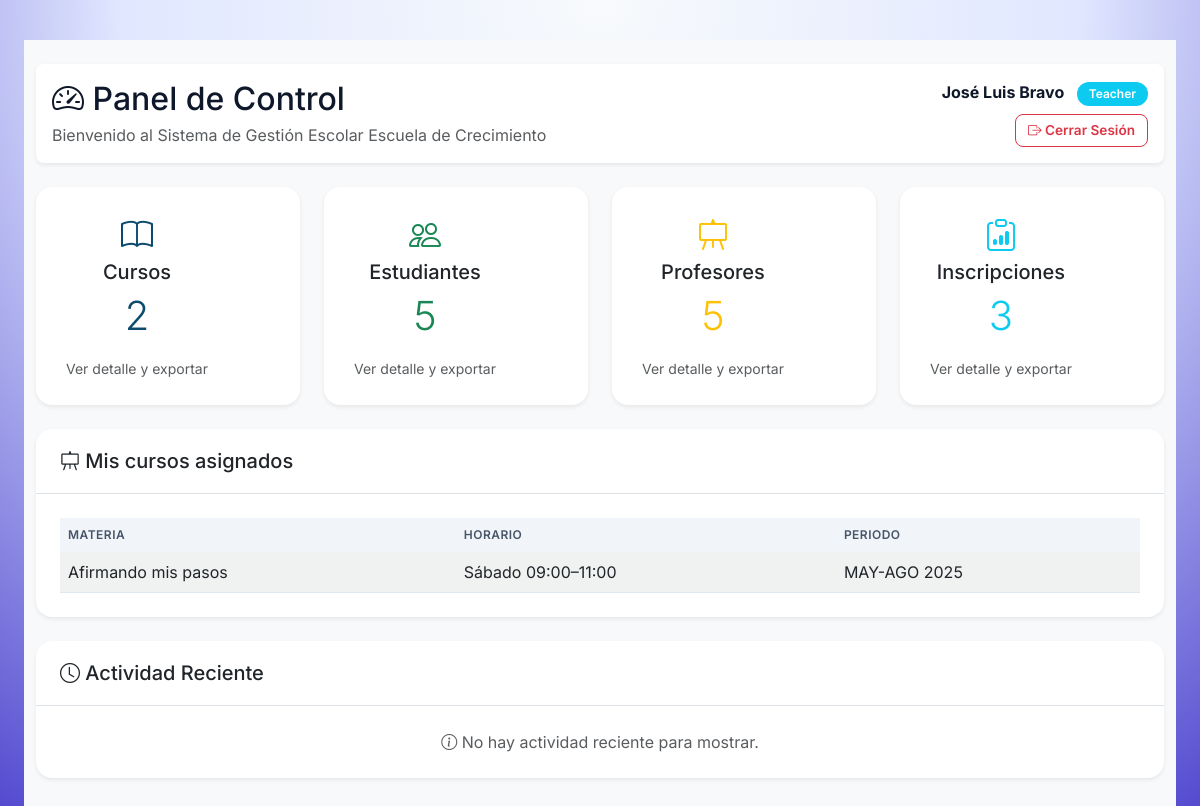
Before: /dashboard (signed in) with the older database file.
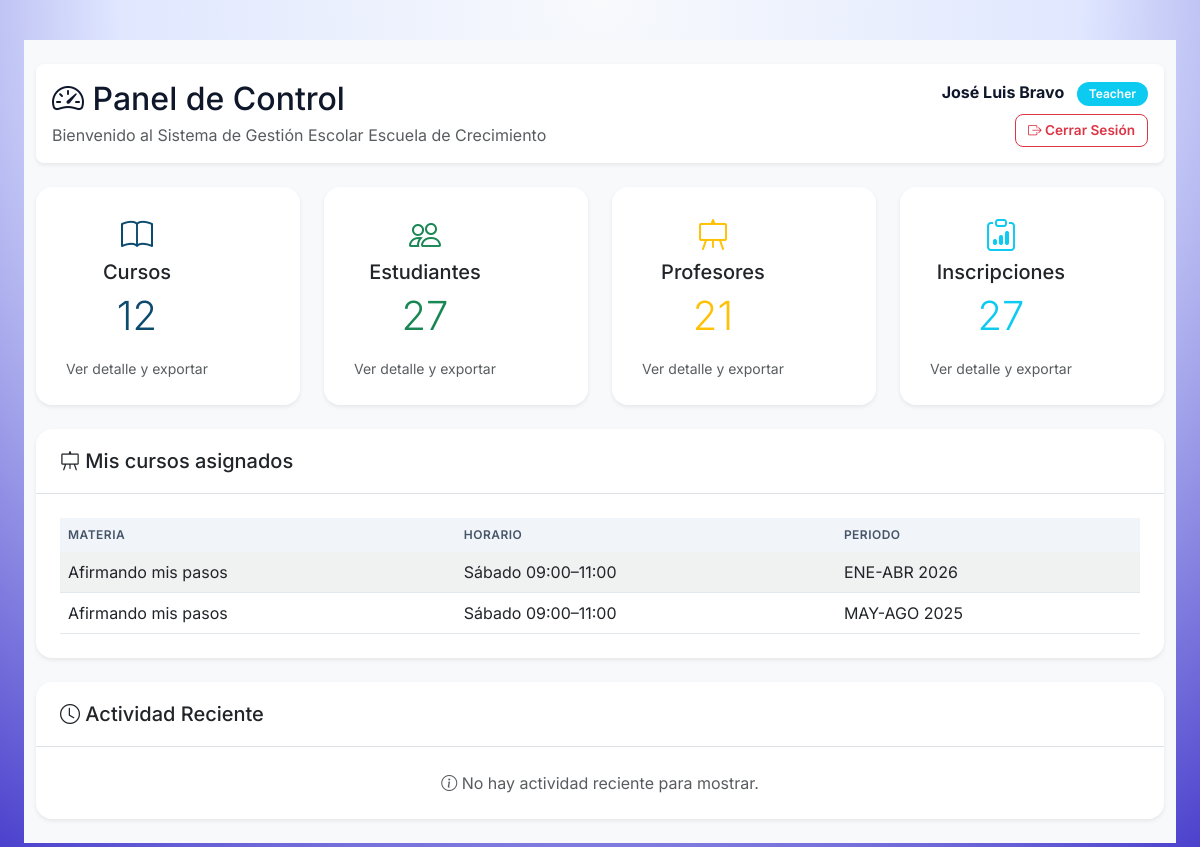
After: the same page with the newer database file.
### tables this page shows
CREATE TABLE `courses` (
  `id` int(10) UNSIGNED NOT NULL,
  `term_id` int(10) UNSIGNED NOT NULL,
  `subject_id` int(10) UNSIGNED NOT NULL,
  `group_name` varchar(80) NOT NULL,
  `schedule_label` varchar(120) NOT NULL,
  `modality` enum('zoom','presencial','mixto') NOT NULL DEFAULT 'zoom',
  `zoom_url` varchar(500) DEFAULT NULL,
  `pdf_path` varchar(255) DEFAULT NULL,
  `capacity` int(10) UNSIGNED NOT NULL DEFAULT '0',
  `status` enum('open','closed','archived') NOT NULL DEFAULT 'open',
  `created_at` timestamp NOT NULL DEFAULT CURRENT_TIMESTAMP,
  `updated_at` timestamp NOT NULL DEFAULT CURRENT_TIMESTAMP ON UPDATE CURRENT_TIMESTAMP
);

CREATE TABLE `subjects` (
  `id` int(10) UNSIGNED NOT NULL,
  `code` varchar(30) NOT NULL,
  `name` varchar(160) NOT NULL,
  `module_id` int(10) UNSIGNED DEFAULT NULL,
  `module` enum('I','II','III') DEFAULT NULL,
  `description` text,
  `is_active` tinyint(1) NOT NULL DEFAULT '1',
  `created_at` timestamp NOT NULL DEFAULT CURRENT_TIMESTAMP,
  `updated_at` timestamp NOT NULL DEFAULT CURRENT_TIMESTAMP ON UPDATE CURRENT_TIMESTAMP
);

CREATE TABLE `terms` (
  `id` int(10) UNSIGNED NOT NULL,
  `code` varchar(30) NOT NULL,
  `name` varchar(120) NOT NULL,
  `start_date` date DEFAULT NULL,
  `inscriptions_start` date NOT NULL,
  `inscriptions_end` date NOT NULL,
  `term_start` date NOT NULL,
  `term_end` date NOT NULL,
  `status` enum('draft','active','closed') NOT NULL DEFAULT 'draft',
  `created_at` timestamp NOT NULL DEFAULT CURRENT_TIMESTAMP,
  `updated_at` timestamp NOT NULL DEFAULT CURRENT_TIMESTAMP ON UPDATE CURRENT_TIMESTAMP,
  `enrollment_start` date DEFAULT NULL,
  `enrollment_end` date DEFAULT NULL
);

### public/index.php (the view, shortened to what the changed rows need)
<?php
$dbConfig = require __DIR__ . '/../config/database.php';
function getBasePath() {
    $requestUri = $_SERVER['REQUEST_URI'];
    if (strpos($requestUri, '/Control-Escolar/') !== false) {
        return '/Control-Escolar';
    }
    return '/Control-Escolar';
}
function getCurrentRoute() {
    $uri = $_SERVER['REQUEST_URI'];
    $path = parse_url($uri, PHP_URL_PATH);
    $basePath = getBasePath();
    if (strpos($path, $basePath . '/') === 0) {
        $path = substr($path, strlen($basePath . '/'));
    } elseif ($path === $basePath) {
        $path = '';
    }
    $segments = explode('/', trim($path, '/'));
    return [
        'path' => $path,
        'segments' => $segments,
        'action' => $segments[0] ?? 'index',
        'id' => $segments[1] ?? null,
        'base_path' => $basePath
    ];
}
function loadLayout($content, $title = 'Sistema Escuela de Crecimiento', $basePath = '/Control-Escolar') {
    ?>
    <!DOCTYPE html>
    <html lang="es">
    <head>
        <link href="https://cdn.jsdelivr.net/npm/bootstrap@5.3.0/dist/css/bootstrap.min.css" rel="stylesheet">
        <link href="https://cdn.jsdelivr.net/npm/bootstrap-icons@1.11.3/font/bootstrap-icons.css" rel="stylesheet">
        <link href="https://cdn.datatables.net/1.13.8/css/dataTables.bootstrap5.min.css" rel="stylesheet">
        <link href="https://cdn.datatables.net/buttons/2.4.2/css/buttons.bootstrap5.min.css" rel="stylesheet">
        <link href="<?php echo htmlspecialchars($basePath); ?>/assets/css/ui-premium.css" rel="stylesheet">
    </head>
    <body class="app-body">
        <div class="main-container auth-page">
            <?php echo $content; ?>
        </div>
    </body>
    </html>
    <?php
    return ob_get_clean();
}
function getPdoConnection(array $dbConfig): PDO
{
    return new PDO(
        "mysql:host={$dbConfig['host']};dbname={$dbConfig['dbname']};charset={$dbConfig['charset']}",
        $dbConfig['username'],
        $dbConfig['password'],
        $dbConfig['options']
    );
}
function getActiveTerm(PDO $pdo): ?array
{
    $stmt = $pdo->prepare("SELECT * FROM terms WHERE status = 'active' LIMIT 1");
    $stmt->execute();
    return $stmt->fetch(PDO::FETCH_ASSOC) ?: null;
}
    ?>
    <?php
function createDashboard($basePath = '/Control-Escolar', array $dashboardData = []) {
    $userRole = $_SESSION['user_role'] ?? 'student';
    $stats = $dashboardData['stats'] ?? [
        'courses' => 0,
        'students' => 0,
        'teachers' => 0,
        'enrollments' => 0
    ];
    ?>
    <div class="container-fluid py-4">
        <div class="d-flex flex-wrap align-items-center justify-content-between bg-white p-3 rounded-3 shadow-sm mb-4">
            <div>
                <h2 class="mb-1"><i class="bi bi-speedometer2"></i> Panel de Control</h2>
            </div>
        </div>
        <div class="row mb-4">
            <div class="col-md-3">
                <button type="button" class="card text-center dashboard-stat-card w-100" data-bs-toggle="modal" data-bs-target="#dashboardCoursesModal">
                    <div class="card-body">
                        <i class="bi bi-book fs-2 text-primary mb-2"></i>
                        <h5 class="card-title">Cursos</h5>
                        <p class="card-text display-6 text-primary"><?= (int) $stats['courses'] ?></p>
                        <small class="text-muted">Ver detalle y exportar</small>
                    </div>
                </button>
            </div>
            <div class="col-md-3">
                <button type="button" class="card text-center dashboard-stat-card w-100" data-bs-toggle="modal" data-bs-target="#dashboardStudentsModal">
                    <div class="card-body">
                        <i class="bi bi-people fs-2 text-success mb-2"></i>
                        <h5 class="card-title">Estudiantes</h5>
                        <p class="card-text display-6 text-success"><?= (int) $stats['students'] ?></p>
                        <small class="text-muted">Ver detalle y exportar</small>
                    </div>
                </button>
            </div>
            <div class="col-md-3">
                <button type="button" class="card text-center dashboard-stat-card w-100" data-bs-toggle="modal" data-bs-target="#dashboardTeachersModal">
                    <div class="card-body">
                        <i class="bi bi-easel fs-2 text-warning mb-2"></i>
                        <h5 class="card-title">Profesores</h5>
                        <p class="card-text display-6 text-warning"><?= (int) $stats['teachers'] ?></p>
                        <small class="text-muted">Ver detalle y exportar</small>
                    </div>
                </button>
            </div>
            <div class="col-md-3">
                <button type="button" class="card text-center dashboard-stat-card w-100" data-bs-toggle="modal" data-bs-target="#dashboardEnrollmentsModal">
                    <div class="card-body">
                        <i class="bi bi-clipboard-data fs-2 text-info mb-2"></i>
                        <h5 class="card-title">Inscripciones</h5>
                        <p class="card-text display-6 text-info"><?= (int) $stats['enrollments'] ?></p>
                        <small class="text-muted">Ver detalle y exportar</small>
                    </div>
                </button>
            </div>
        </div>
        <?php if ($userRole === 'teacher'): ?>
            <div class="card mb-4">
                <div class="card-body">
                    <?php if (empty($dashboardData['teacherCourses'])): ?>
                        <p class="text-muted">No tienes cursos asignados en el periodo activo.</p>
                    <?php else: ?>
                        <div class="table-responsive">
                            <table class="table table-striped">
                                <thead>
                                    <tr>
                                        <th>Materia</th>
                                        <th>Horario</th>
                                        <th>Periodo</th>
                                    </tr>
                                </thead>
                                <tbody>
                                    <?php foreach ($dashboardData['teacherCourses'] as $course): ?>
                                        <tr>
                                            <td><?php echo htmlspecialchars($course['subject_name']); ?></td>
                                            <td><?php echo htmlspecialchars($course['schedule_label'] ?? 'Por definir'); ?></td>
                                            <td><?php echo htmlspecialchars($course['term_name'] ?? 'Sin periodo'); ?></td>
                                        </tr>
                                    <?php endforeach; ?>
                                </tbody>
                            </table>
                        </div>
                    <?php endif; ?>
                </div>
            </div>
        <?php endif; ?>
                                    <?php if (empty($dashboardData['courses'])): ?>
                                        <tr>
                                            <td colspan="4" class="text-center text-muted">Sin cursos registrados.</td>
                                        </tr>
                                    <?php else: ?>
                                        <?php foreach ($dashboardData['courses'] as $course): ?>
                                            <?php
                                            $statusValue = $course['status'] ?? 'N/A';
                                            ?>
                                        <?php endforeach; ?>
                                    <?php endif; ?>
    </div>
    <?php
    return ob_get_clean();
}
$route = getCurrentRoute();
switch ($route['action']) {
    case 'dashboard':
        $dashboardData = [
            'stats' => [
                'courses' => 0,
                'students' => 0,
                'teachers' => 0,
                'enrollments' => 0
            ],
            'courses' => [],
            'students' => [],
            'teachers' => [],
            'enrollments' => [],
            'teacherCourses' => []
        ];
        $pdo = getPdoConnection($dbConfig);
        $activeTerm = getActiveTerm($pdo);
        $dashboardData['stats']['courses'] = (int) $pdo->query("SELECT COUNT(*) FROM courses WHERE status = 'open'")->fetchColumn();
        $dashboardData['stats']['students'] = (int) $pdo->query("SELECT COUNT(*) FROM users WHERE role = 'student'")->fetchColumn();
        $dashboardData['stats']['teachers'] = (int) $pdo->query("SELECT COUNT(*) FROM users WHERE role = 'teacher'")->fetchColumn();
        $dashboardData['courses'] = $pdo->query("
            SELECT c.id,
                   c.group_name,
                   c.status,
                   s.name AS subject_name,
                   t.name AS term_name
            FROM courses c
            LEFT JOIN subjects s ON s.id = c.subject_id
            LEFT JOIN terms t ON t.id = c.term_id
            ORDER BY c.id DESC
        ")->fetchAll(PDO::FETCH_ASSOC);
        $dashboardData['students'] = $pdo->query("
            SELECT u.id,
                   u.name,
                   u.email,
                   sp.phone
            FROM users u
            LEFT JOIN student_profiles sp ON sp.user_id = u.id
            WHERE u.role = 'student'
            ORDER BY u.name ASC
        ")->fetchAll(PDO::FETCH_ASSOC);
        $dashboardData['teachers'] = $pdo->query("
            SELECT u.id,
                   u.name,
                   u.email
            FROM users u
            WHERE u.role = 'teacher'
            ORDER BY u.name ASC
        ")->fetchAll(PDO::FETCH_ASSOC);
        $dashboardData['enrollments'] = $pdo->query("
            SELECT e.id,
                   u.name AS student_name,
                   u.email,
                   sp.phone,
                   s.name AS subject_name,
                   c.group_name,
                   0 AS manual_fisico
            FROM enrollments e
            INNER JOIN users u ON u.id = e.student_id
            LEFT JOIN student_profiles sp ON sp.user_id = u.id
            INNER JOIN courses c ON c.id = e.course_id
            INNER JOIN subjects s ON s.id = c.subject_id
            ORDER BY e.id DESC
        ")->fetchAll(PDO::FETCH_ASSOC);
        if ($activeTerm) {
            $enrollmentStmt = $pdo->prepare("
                SELECT COUNT(*)
                FROM enrollments e
                INNER JOIN courses c ON c.id = e.course_id
                WHERE c.term_id = :term_id
            ");
            $enrollmentStmt->execute(['term_id' => $activeTerm['id']]);
            $dashboardData['stats']['enrollments'] = (int) $enrollmentStmt->fetchColumn();
        }
        if (($_SESSION['user_role'] ?? '') === 'teacher') {
            $teacherId = (int) ($_SESSION['user_id'] ?? 0);
            $teacherCoursesStmt = $pdo->prepare("
                SELECT c.id,
                       c.schedule_label,
                       s.name AS subject_name,
                       t.name AS term_name
                FROM course_teachers ct
                INNER JOIN courses c ON c.id = ct.course_id
                INNER JOIN subjects s ON s.id = c.subject_id
                INNER JOIN terms t ON t.id = c.term_id
                WHERE ct.teacher_id = :teacher_id
                ORDER BY t.term_start DESC, s.name ASC
            ");
            $teacherCoursesStmt->execute(['teacher_id' => $teacherId]);
            $dashboardData['teacherCourses'] = $teacherCoursesStmt->fetchAll(PDO::FETCH_ASSOC);
        }
        echo loadLayout(
            createDashboard($route['base_path'], $dashboardData),
            'Dashboard - Control Escolar',
            $route['base_path']
        );
        break;
}
?>

Changed rows visible on the page:
added courses: subject.name "Afirmando mis pasos", schedule_label "Sábado 09:00–11:00", term.name "ENE-ABR 2026"
Other visible differences:
$stats['courses']: "2" → "12"
$stats['students']: "5" → "27"
$stats['teachers']: "5" → "21"
$stats['enrollments']: "3" → "27"
